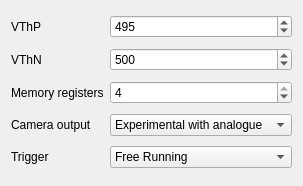
     <widget class="QWidget" name="gridLayoutWidget">
      <property name="geometry">
       <rect>
        <x>10</x>
        <y>0</y>
        <width>281</width>
        <height>186</height>
       </rect>
      </property>
      <layout class="QGridLayout" name="gridLayout">
       <item row="0" column="0">
        <widget class="QLabel" name="label_2">
         <property name="text">
          <string>VThP</string>
         </property>
        </widget>
       </item>
       <item row="1" column="0">
        <widget class="QLabel" name="label_3">
         <property name="text">
          <string>VThN</string>
         </property>
        </widget>
       </item>
       <item row="0" column="1" colspan="2">
        <widget class="QSpinBox" name="_vthp">
         <property name="maximum">
          <number>1000</number>
         </property>
         <property name="value">
          <number>495</number>
         </property>
        </widget>
       </item>
       <item row="1" column="1" colspan="2">
        <widget class="QSpinBox" name="_vthn">
         <property name="maximum">
          <number>1000</number>
         </property>
         <property name="value">
          <number>500</number>
         </property>
        </widget>
       </item>
       <item row="5" column="0">
        <widget class="QLabel" name="label_4">
         <property name="text">
          <string>Trigger</string>
         </property>
        </widget>
       </item>
       <item row="5" column="1" colspan="2">
        <widget class="QComboBox" name="_trigger">
         <property name="currentIndex">
          <number>0</number>
         </property>
         <item>
          <property name="text">
           <string>Free Running</string>
          </property>
         </item>
         <item>
          <property name="text">
           <string>Laser</string>
          </property>
         </item>
        </widget>
       </item>
       <item row="4" column="0">
        <widget class="QLabel" name="label_14">
         <property name="text">
          <string>Camera output</string>
         </property>
        </widget>
       </item>
       <item row="4" column="1" colspan="2">
        <widget class="QComboBox" name="_exp_type">
         <item>
          <property name="text">
           <string>Experimental with analogue</string>
          </property>
         </item>
         <item>
          <property name="text">
           <string>Experimental</string>
          </property>
         </item>
        </widget>
       </item>
       <item row="3" column="0">
        <widget class="QLabel" name="label_16">
         <property name="text">
          <string>Memory registers</string>
         </property>
        </widget>
       </item>
       <item row="3" column="1" colspan="2">
        <widget class="QSpinBox" name="_bins">
         <property name="minimum">
          <number>1</number>
         </property>
         <property name="maximum">
          <number>4</number>
         </property>
         <property name="value">
          <number>4</number>
         </property>
        </widget>
       </item>
      </layout>
     </widget>
